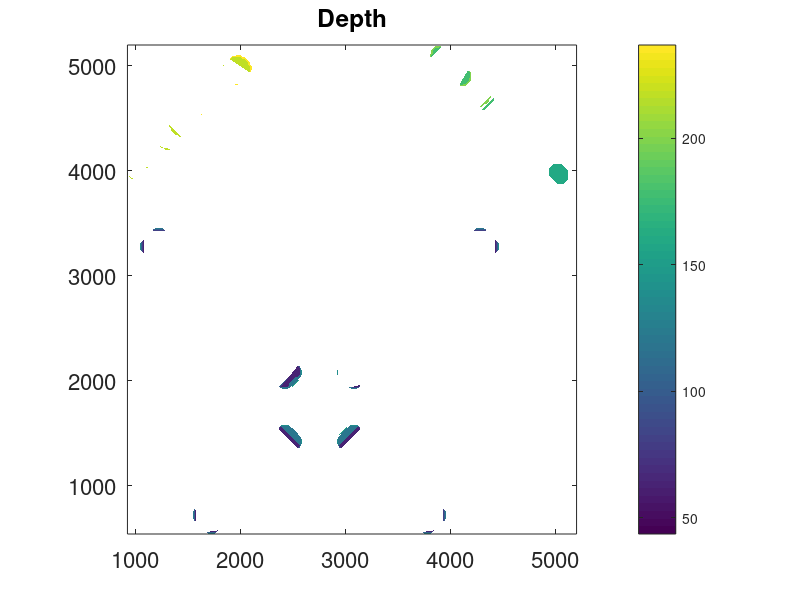
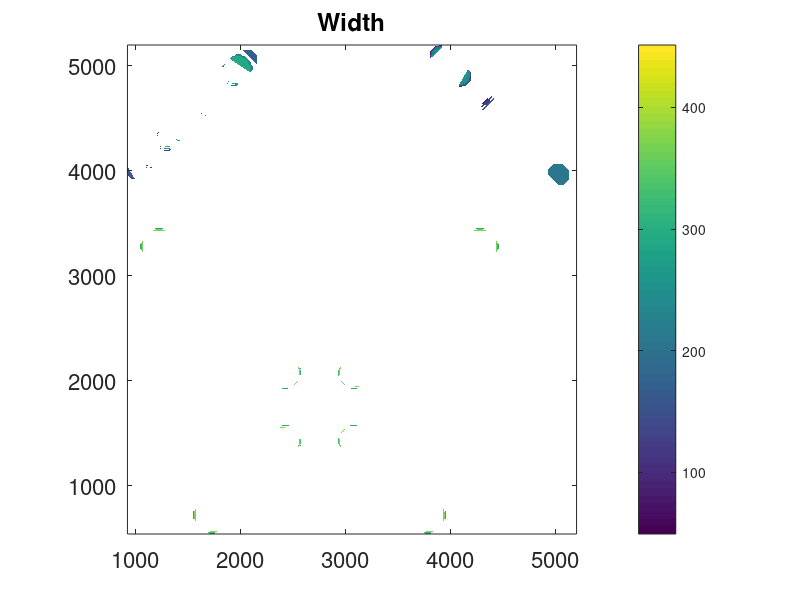

Write MATLAB code to recreate these figures, in order.
% ViewCSV - a matlab/octave script to view I/O data
%
% ViewCSV display contour plots of the input or output data
% involved in the EdgeDetectPFI algorithm (EdgeDetectPFI.f90)
%
% The user chooses whether to plot the input or output. 
% input:  contours of the signum transforms of Mz and Mz+-Mh
% output: contours of depths (h) and widths (2*a)
%
% Ref: SP Oliveira, FJF Ferreira & J de Souza, "EdgeDetectPFI: an 
% algorithm for automatic edge detection from magnetic anomalies", 
% published in Computers & Geosciences
% http://dx.doi.org/

io = input('Enter 0 to view input data and 1 to view output data: ');

if(io==0)
  M      = dlmread('input.csv');
  nplot  = 2;
  titles = [{'ST Mz'},{'ST Mz-Mh'}];
else
  ho     = input(['Enter flying height (0 if none): ']);
  M      = dlmread('output.csv'); 
  nplot  = 2;
  titles = [{'Depth'},{'Width'}];
  M(:,3) = M(:,3) - ho;
end

tol = 1.0e-10;

% create 2D grid

x = M(:,1); y = M(:,2); 

xo    = min(x); xf = max(x);               
dxv   = x(2:end)-x(1:end-1);
dx    = min( abs(dxv) + 10^10*(dxv<tol) ); 
xgrid = xo:dx:xf;  Nx = length(xgrid);

yo    = min(y); yf = max(y);               
dyv   = y(2:end)-y(1:end-1);
dy    = min( abs(dyv) + 10^10*(dyv<tol) );
ygrid = yo:dy:yf;  Ny = length(ygrid);

[xx,yy] = meshgrid(xgrid,ygrid);        

% gather and plot dependent variables

z = zeros(Ny,Nx,nplot) + NaN;
for i = 1:Ny
  for j = 1:Nx
    [dist,k] = min( (x-xx(i,j)).^2 + (y-yy(i,j)).^2 ); 
    if(dist<tol)
      for l = 1:nplot
        z(i,j,l) = M(k,l+2);
      end
    end
  end
end

for l = 1:nplot
  figure(l)
  contourf(xx,yy,z(:,:,l),'LineColor','none')
  set(gca,'FontSize',16); colorbar; axis equal; axis([xo,xf,yo,yf]);
  title(titles(l));
end
